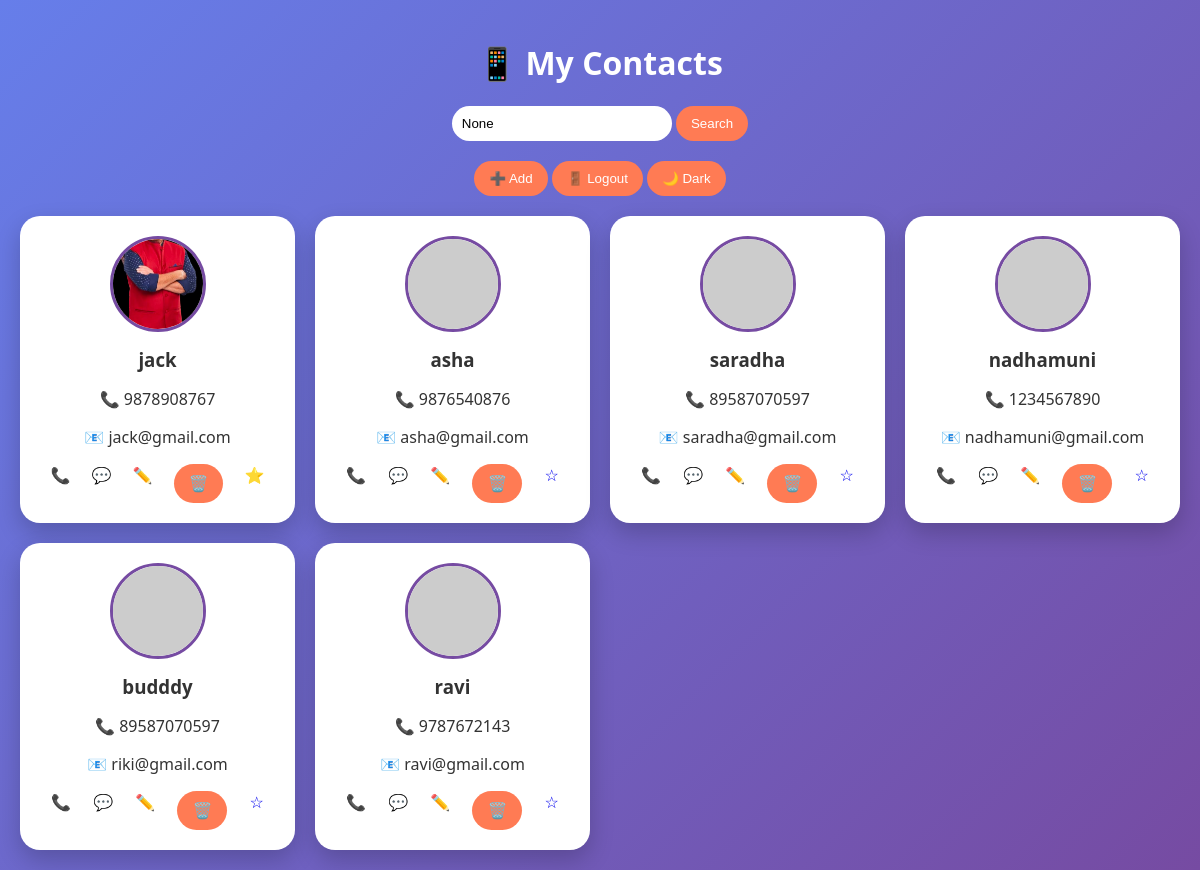
The page / (signed in) on the database its author committed.
### tables this page shows
CREATE TABLE contacts(
        id INTEGER PRIMARY KEY AUTOINCREMENT,
        user_id INTEGER,
        name TEXT,
        phone TEXT,
        email TEXT,
        image TEXT,
        favorite INTEGER DEFAULT 0
    );

### app.py (the view)
@app.route('/')
def index():
    if 'user_id' not in session:
        return redirect('/login')
    search = request.args.get('search')
    conn = sqlite3.connect('contacts.db')
    cur = conn.cursor()
    if search:
        cur.execute("SELECT * FROM contacts WHERE user_id=? AND name LIKE ?",
                    (session['user_id'], '%' + search + '%'))
    else:
        cur.execute("SELECT * FROM contacts WHERE user_id=?",
                    (session['user_id'],))
    contacts = cur.fetchall()
    conn.close()
    return render_template('index.html', contacts=contacts, search=search)

### templates/index.html (shortened to what this page needs)
<!DOCTYPE html>
<html>
<head>
    <link rel="stylesheet" href="/static/style.css">
</head>
<body>
<h1>📱 My Contacts</h1>
<form>
    <input name="search" placeholder="Search contacts..." value="{{search}}">
    <button>Search</button>
</form>
<div style="text-align:center;margin-bottom:20px;">
    <a href="/add"><button>➕ Add</button></a>
    <a href="/logout"><button>🚪 Logout</button></a>
    <button onclick="toggleDark()">🌙 Dark</button>
</div>
<div class="grid">
{% for c in contacts %}
<div class="card">
<img src="/uploads/{{c[5]}}"
onclick="showDetails('{{c[2]}}','{{c[3]}}','{{c[4]}}','/uploads/{{c[5]}}')"
onerror="this.src='https://via.placeholder.com/100'">
<h3>{{c[2]}}</h3>
<p>📞 {{c[3]}}</p>
<p>📧 {{c[4]}}</p>
<div class="actions">
<a href="tel:{{c[3]}}">📞</a>
<a href="https://wa.me/{{c[3]}}" target="_blank">💬</a>
<a href="/edit/{{c[0]}}">✏️</a>
<button onclick="del({{c[0]}})">🗑️</button>
<a href="/favorite/{{c[0]}}">{{'⭐' if c[6] else '☆'}}</a>
</div>
</div>
{% endfor %}
</div>
</body>
</html>

### static/style.css (style rules this page uses)
body { font-family: 'Segoe UI', sans-serif; background: linear-gradient(135deg,#667eea,#764ba2); margin:0; padding:20px; color:#333; transition:0.3s; }
h1 { text-align:center; color:white; }
form { text-align:center; margin-bottom:20px; }
input { padding:10px; border-radius:25px; border:none; outline:none; width:200px; }
button { padding:10px 15px; border:none; border-radius:25px; background:#ff7b54; color:white; cursor:pointer; transition:0.3s; }
.grid { display:grid; grid-template-columns:repeat(auto-fit,minmax(250px,1fr)); gap:20px; }
.card { background:white; padding:20px; border-radius:20px; text-align:center; box-shadow:0 10px 25px rgba(0,0,0,0.2); transition:0.3s; }
.card img { width:90px; height:90px; border-radius:50%; object-fit:cover; border:3px solid #764ba2; cursor:pointer; }
.card h3 { margin:10px 0; }
.actions { display:flex; justify-content:space-around; margin-top:10px; }
.actions a, .actions button { font-size:16px; text-decoration:none; }

### rows shown on the page
contacts: image (picture), name "jack", phone "9878908767", email "jack@gmail.com", favorite "⭐"
contacts: name "asha", phone "9876540876", email "asha@gmail.com", favorite "☆"
contacts: name "saradha", phone "89587070597", email "saradha@gmail.com", favorite "☆"
contacts: name "nadhamuni", phone "1234567890", email "nadhamuni@gmail.com", favorite "☆"
contacts: name "budddy", phone "89587070597", email "riki@gmail.com", favorite "☆"
contacts: name "ravi", phone "9787672143", email "ravi@gmail.com", favorite "☆"
